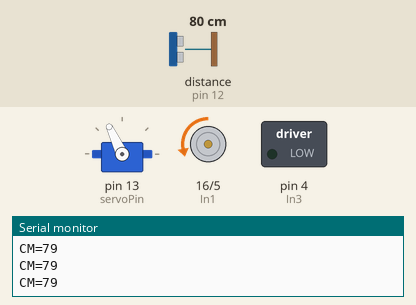
The sketch below on a simulated Arduino Uno, built with avr-gcc and run on an emulated ATmega328P. Parts: servo, motor-driver pin pairs drawn as motors (green arrow = first pin HIGH = forward, orange = second pin HIGH = backward, longer = more drive), switched loads named in the sketch (green lamp = pin HIGH), the last lines printed to the serial monitor. Wiring (inferred from the names in the program): ultrasonic range finder: trigger pin 14; echo pin 12. Inputs (shaded band) come from the test bench; at power-on: distance to the obstacle (sensor on pin 12) 80 cm. The echo pulse lasts 58.3 µs per cm; pins used as bus, display or sensor lines are not drawn.

Above: at 3.2 s.
3.3 s: distance to the obstacle (sensor on pin 12) set to 19 cm
4.8 s: distance to the obstacle (sensor on pin 12) set to 15 cm
At 5.2 s:
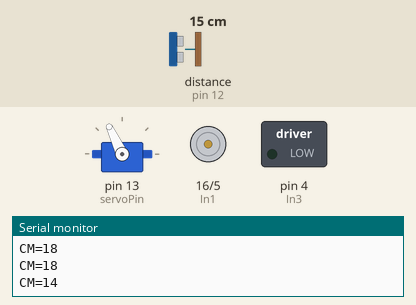
7.8 s: distance to the obstacle (sensor on pin 12) set to 18 cm
At 9.1 s:
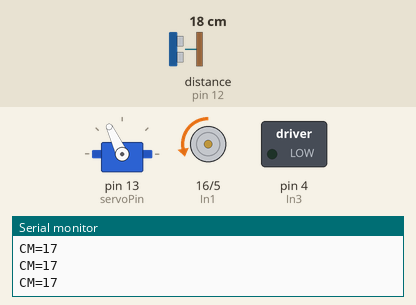
9.4 s: distance to the obstacle (sensor on pin 12) set to 2 cm
At 10.4 s:
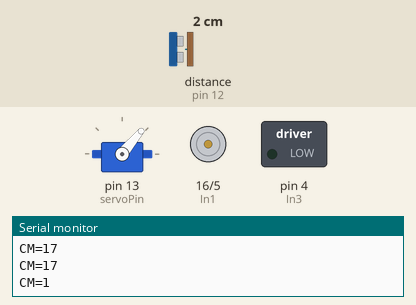
Timing chart, 0 to 13.4 s (numbered marks = the images above; inputs shaded):
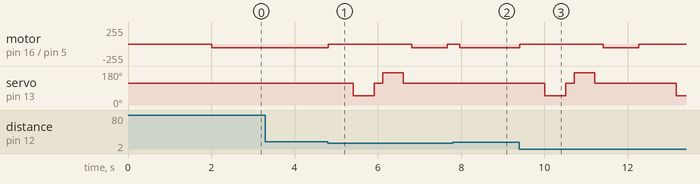

The sketch:

.Robot.ino
```cpp
//Obstacle Avoiding Robot
#include <Servo.h>
#define In1 16  //D0
#define In2 5   //D1
#define In3 4   //D2
#define In4 0   //D3
#define TrigPin 14 //D5
#define EchoPin 12 //D6
#define servoPin 13 //D7
Servo myservo;
void setup()
{
Serial.begin(9600);
pinMode(In1,OUTPUT);
pinMode(In2,OUTPUT);
pinMode(In3,OUTPUT);
pinMode(In4,OUTPUT);
pinMode(TrigPin, OUTPUT);
pinMode(EchoPin, INPUT);
myservo.attach(servoPin);
myservo.write(115);
delay(2000);
}

void loop()
{
long duration, distance;
digitalWrite(TrigPin, LOW);
delayMicroseconds(2);
digitalWrite(TrigPin, HIGH);
delayMicroseconds(10);
digitalWrite(TrigPin, LOW);
duration = pulseIn(EchoPin, HIGH);
distance = (duration / 2) / 29.1;
Serial.print("CM=");
Serial.println(distance);

 if(distance<=15)
 {
  Stop();
  delay(100);
  Backward();
  delay(300);
  Stop();
  delay(200);
  lookRight();
  delay(200);
  lookLeft();
  delay(200);
  TurnRight();
  delay(850);
  Stop();
  delay(300);
 }
 else
 {
  Forward();
 }
}

void lookRight()
{
    myservo.write(50);
    delay(500);
    myservo.write(115);
}

void lookLeft()
{
    myservo.write(170);
    delay(500);
    myservo.write(115);
}

void moveStop()
{
  digitalWrite(In1, LOW);
  digitalWrite(In2,LOW);
  digitalWrite(In3, LOW);
  digitalWrite(In4, LOW);
  }

void Forward()
{
  digitalWrite(In1,LOW);
  analogWrite(In2,55);
  digitalWrite(In3,LOW);
  analogWrite(In4,55);
}

void Backward()
{
  analogWrite(In1,55);
  digitalWrite(In2,LOW);
  analogWrite(In3,55);
  digitalWrite(In4,LOW);
}

void TurnRight()
{
  Serial.println("Turn right..");
  digitalWrite(In1, LOW);
  analogWrite(In2,55);
  analogWrite(In3,55);
  digitalWrite(In4, LOW);
}

void TurnLeft()
{
 Serial.println("Turn left..");
 myservo.write(180);
 analogWrite(In1,55);
 digitalWrite(In2, LOW);
 digitalWrite(In3, LOW);
 analogWrite(In4,55);
}
void Stop()
{
 digitalWrite(In1, LOW);
 digitalWrite(In2, LOW);
 digitalWrite(In3, LOW);
 digitalWrite(In4, LOW);
}
```

Measured:
- the behaviour switches between 17 and 16 cm on distance to the obstacle (sensor on pin 12) (found by bisection; images 0 and 1)
- after the input at 4.8 s, motor on pin 16 (In1) / pin 5 (In2): backward 55/255 → stopped at once, → backward 55/255 2.0 s later, → stopped 0.85 s later; servo on pin 13 (servoPin): 115° → 50° after 0.61 s, → 115° 0.50 s later, → 170° 0.20 s later, → 115° 0.50 s later
- after the input at 7.8 s, motor on pin 16 (In1) / pin 5 (In2): stopped → backward 55/255 after 0.17 s; servo on pin 13 (servoPin): stays 115° (without the input it goes to 50° after 0.77 s)
- after the input at 9.4 s, motor on pin 16 (In1) / pin 5 (In2): backward 55/255 → stopped at once, → backward 55/255 2.0 s later, → stopped 0.85 s later; servo on pin 13 (servoPin): 115° → 50° after 0.61 s, → 115° 0.50 s later, → 170° 0.20 s later, → 115° 0.50 s later, … (5 changes in this stretch)
